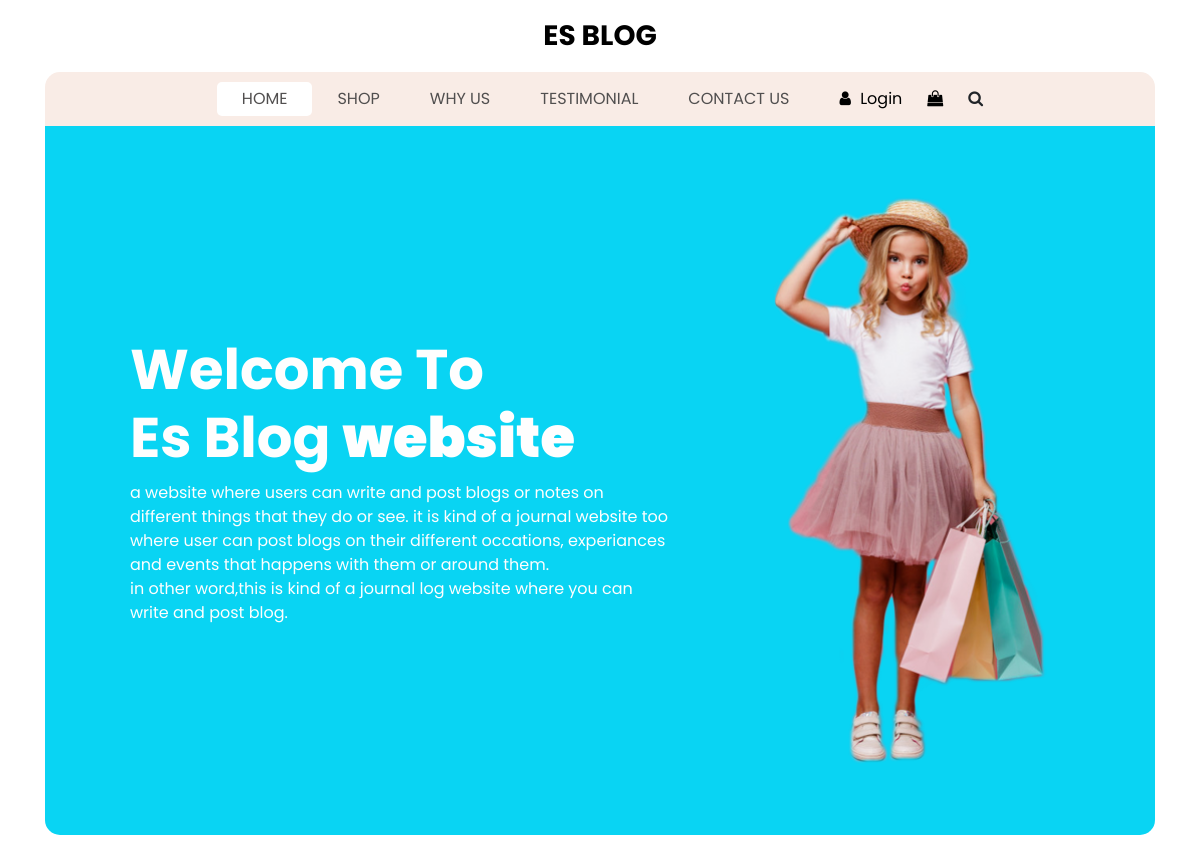
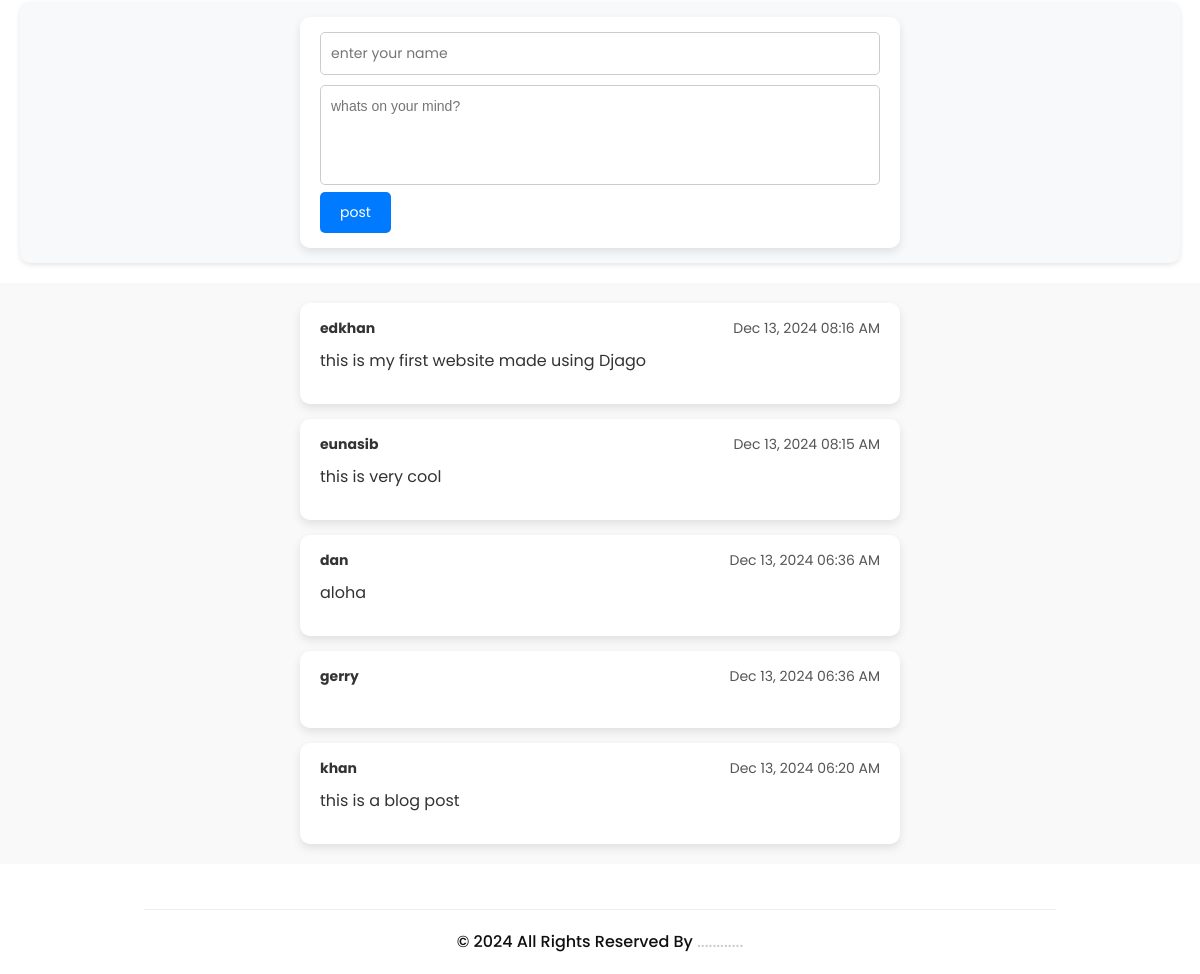
The page / on the database its author committed (2 pictures, top to bottom).
### login/models.py (models this page shows, shortened)
class post(models.Model):
    author = models.CharField(max_length=100)
    content = models.TextField()
    timestamp = models.DateTimeField(default=now)
    username = models.CharField(max_length=100, default='defult username')

### login/views.py (the view)
# urls.py: 2. Add a URL to urlpatterns:  path('', views.home, name='home')
def home(request):
    posts = post.objects.all().order_by('-timestamp')[:5]
    return render(request, "login/index.html",{'posts':posts})

### login/templates/login/index.html (shortened to what this page needs)
<!DOCTYPE html>
<html>
<head>
  {% load static %}
  <link rel="stylesheet" type="text/css" href="https://cdnjs.cloudflare.com/ajax/libs/OwlCarousel2/2.3.4/assets/owl.carousel.min.css" />
  <link rel="stylesheet" type="text/css" href="{% static 'login/css/bootstrap.css' %}" />
  <link href="{% static 'login/css/style1.css' %}" rel="stylesheet" />
  <link href="{% static 'login/css/responsive.css' %}" rel="stylesheet" />
</head>
<body>
  <div class="hero_area">
    <header class="header_section">
      <nav class="navbar navbar-expand-lg custom_nav-container ">
        <a class="navbar-brand" href="index.html">
          <span>
            Es Blog
          </span>
        </a>
        <div class="collapse navbar-collapse" id="navbarSupportedContent">
          <ul class="navbar-nav  ">
            <li class="nav-item active">
              <a class="nav-link" href="">Home <span class="sr-only">(current)</span></a>
            </li>
            <li class="nav-item">
              <a class="nav-link" href="shop">
                Shop
              </a>
            </li>
            <li class="nav-item">
              <a class="nav-link" href="why_us">
                Why Us
              </a>
            </li>
            <li class="nav-item">
              <a class="nav-link" href="testimonial">
                Testimonial
              </a>
            </li>
            <li class="nav-item">
              <a class="nav-link" href="contact">Contact Us</a>
            </li>
          </ul>
          <div class="user_option">
            <a href="">
              <i class="fa fa-user" aria-hidden="true"></i>
              <span>
                Login
              </span>
            </a>
            <a href="">
              <i class="fa fa-shopping-bag" aria-hidden="true"></i>
            </a>
            <form class="form-inline ">
              <button class="btn nav_search-btn" type="submit">
                <i class="fa fa-search" aria-hidden="true"></i>
              </button>
            </form>
          </div>
        </div>
      </nav>
    </header>
    <section class="slider_section">
      <div class="slider_container">
        <div id="carouselExampleIndicators" class="carousel slide" data-ride="carousel">
          <div class="carousel-inner">
            <div class="carousel-item active">
              <div class="container-fluid">
                <div class="row">
                  <div class="col-md-7">
                    <div class="detail-box">
                      <h1>
                        Welcome To <br>
                        Es Blog <strong>website</strong>
                      </h1>
                      <p>
                        a website where users can write and post blogs or notes on different things that they do or see. it is kind of a journal website too where user can post blogs on their different occations, experiances and events that happens with them or around them.<br>in other word,this is kind of a journal log website where you can write and post blog.
                      </p>
                    </div>
                  </div>
                  <div class="col-md-5 ">
                    <div class="img-box">
                      <img src="images/slider-img.png" alt="" />
                    </div>
                  </div>
                </div>
              </div>
            </div>
      </div>
    </section>
  </div>
   <section class="status-update-section">
    <div class="status-container">
      <form method="POST" action="{% url 'post-status' %}">
        <input type="text" name="author" class="username-input" placeholder="enter your name">
        <textarea name="status" placeholder="whats on your mind?" class="status-input"></textarea>
        <div class="statos-action">
          <button type="submit" class="post-btn">post</button>
        </div>
      </form>
    </div>
   </section>
  <section class="posts-section">
    <div class="posts-container">
      {% for post in posts %}
        <div class="post-card">
          <div class="post-header">
            <strong>{{ post.author }}</strong>
            <span class="post-time">{{ post.timestamp|date:"M d, Y h:i A" }}</span>
          </div>
          <div class="post-content">
            <p>{{ post.content }}</p>
          </div>
        </div>
      {% empty %}
        <div class="no-posts">
          <p>No posts yet. Be the first to share something!</p>
        </div>
      {% endfor %}
    </div>
  </section>
    <footer class=" footer_section">
      <div class="container">
        <p>
          &copy; <span id="displayYear"></span> All Rights Reserved By
          <a href="https://html.design/">............</a>
        </p>
      </div>
    </footer>
</body>
</html>

### login/static/login/css/style1.css (style rules this page uses)
body { font-family: "poppins", sans-serif; color: #101010; background-color: #ffffff; }
.status-update-section { margin: 20px auto; display: flex; justify-content: center; align-items: center; padding: 20px; background-color: #f9f9f9; }
.status-container { width: 600px; background-color: #fff; border-radius: 10px; box-shadow: 0px 4px 10px rgba(0, 0, 0, 0.1); padding: 15px 20px; display: flex; flex-direction: column; gap: 10px; }
.status-input { width: 100%; height: 100px; border: 1px solid #ddd; border-radius: 8px; padding: 10px; font-size: 16px; resize: none; outline: none; transition: border 0.2s ease; font-family: Arial, sans-serif; }
.post-btn { background-color: #1877f2; color: #fff; border: none; padding: 10px 20px; border-radius: 8px; font-size: 16px; cursor: pointer; transition: background-color 0.2s ease; }
.posts-section { margin: 20px auto; display: flex; justify-content: center; align-items: center; padding: 20px; background-color: #f9f9f9; }
.posts-container { width: 600px; display: flex; flex-direction: column; gap: 15px; }
.post-card { background-color: #fff; border-radius: 10px; box-shadow: 0px 4px 10px rgba(0, 0, 0, 0.1); padding: 15px 20px; display: flex; flex-direction: column; gap: 10px; }
.post-header { display: flex; justify-content: space-between; font-size: 14px; color: #555; }
.post-header strong { color: #333; }
.post-content { font-size: 16px; color: #333; }
.status-update-section { margin: 20px; padding: 15px; background-color: #f8f9fa; border-radius: 10px; box-shadow: 0 2px 5px rgba(0, 0, 0, 0.1); }
.status-container { display: flex; flex-direction: column; gap: 10px; }
.username-input { padding: 10px; font-size: 14px; border: 1px solid #ccc; border-radius: 5px; width: 100%; box-sizing: border-box; margin-bottom: 10px; }
.status-input { padding: 10px; font-size: 14px; border: 1px solid #ccc; border-radius: 5px; width: 100%; box-sizing: border-box; min-height: 100px; }
.post-btn { padding: 10px 20px; font-size: 14px; background-color: #007bff; color: #fff; border: none; border-radius: 5px; cursor: pointer; }
.hero_area { padding: 0 45px; }
#navbarSupportedContent { width: 100%; background-color: #f9ece6; -webkit-box-pack: center; -ms-flex-pack: center; justify-content: center; padding: 10px 0; border-radius: 15px 15px 0 0; }
#navbarSupportedContent .navbar-nav .nav-link { padding: 5px 25px; color: #514f4f; text-align: center; text-transform: uppercase; border-radius: 5px; }
#navbarSupportedContent .nav-item.active .nav-link { background-color: #ffffff; }
a, a:hover, a:focus { text-decoration: none; }
.btn, .btn:focus { outline: none !important; -webkit-box-shadow: none; box-shadow: none; }
.navbar-brand { margin: 15px 0; padding: 0; }
.navbar-brand span { font-size: 28px; font-weight: bold; color: #000000; text-transform: uppercase; margin: 0; padding: 0; }
.custom_nav-container .nav_search-btn { padding: 0; border: none; }
.custom_nav-container { z-index: 99999; padding: 0; -webkit-box-orient: vertical; -webkit-box-direction: normal; -ms-flex-direction: column; flex-direction: column; -webkit-box-align: center; -ms-flex-align: center; align-items: center; }
.user_option { display: -webkit-box; display: -ms-flexbox; display: flex; -webkit-box-align: center; -ms-flex-align: center; align-items: center; margin-left: 25px; }
.user_option a { margin-right: 25px; color: #000000; }
.user_option a span { margin-left: 5px; }
.slider_section .slider_container { color: #fefefe; background-color: #000000; background-color: #09d4f3; padding: 25px; border-radius: 0 0 15px 15px; }
.slider_section .row { -webkit-box-align: center; -ms-flex-align: center; align-items: center; }
.slider_section .img-box { display: -webkit-box; display: -ms-flexbox; display: flex; -webkit-box-pack: center; -ms-flex-pack: center; justify-content: center; padding: 45px; }
.slider_section .img-box img { width: 275px; }
.slider_section .detail-box { padding-left: 45px; margin: 45px 0; }
.slider_section .detail-box h1 { font-weight: bold; font-size: 3.5rem; margin-bottom: 10px; }
.footer_section { margin-top: 45px; font-weight: 500; }
.footer_section p { padding: 20px 0; margin: 0 auto; text-align: center; border-top: 1.5px solid #eeeeee; width: 80%; }
.footer_section a { color: #cbc9c9; }

### login/static/login/css/responsive.css (style rules this page uses)
@media (min-width: 1200px) { .container { max-width: 1170px; } }

### rows shown on the page
post: author "edkhan", timestamp "Dec 13, 2024 08:16 AM", content "this is my first website made using Djago"
post: author "eunasib", timestamp "Dec 13, 2024 08:15 AM", content "this is very cool"
post: author "dan", timestamp "Dec 13, 2024 06:36 AM", content "aloha"
post: author "gerry", timestamp "Dec 13, 2024 06:36 AM"
post: author "khan", timestamp "Dec 13, 2024 06:20 AM", content "this is a blog post"
